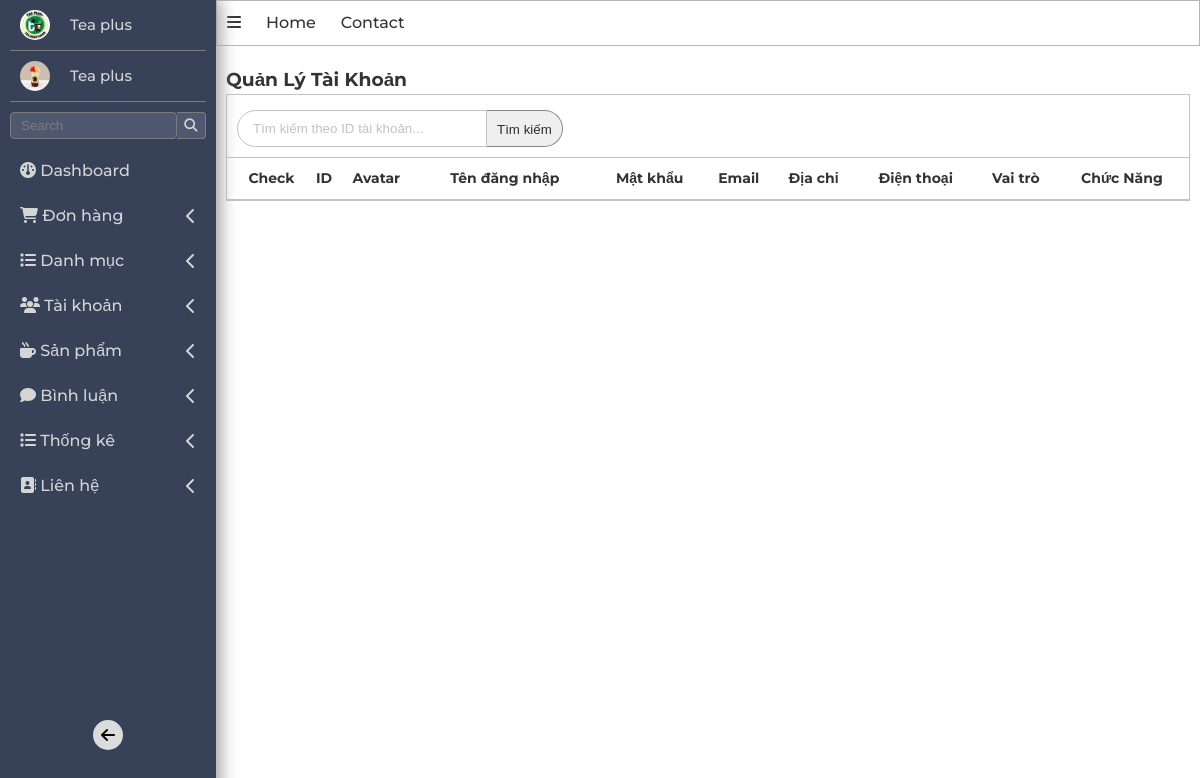
The app's page /admin/index.php?act=dskh, older data.
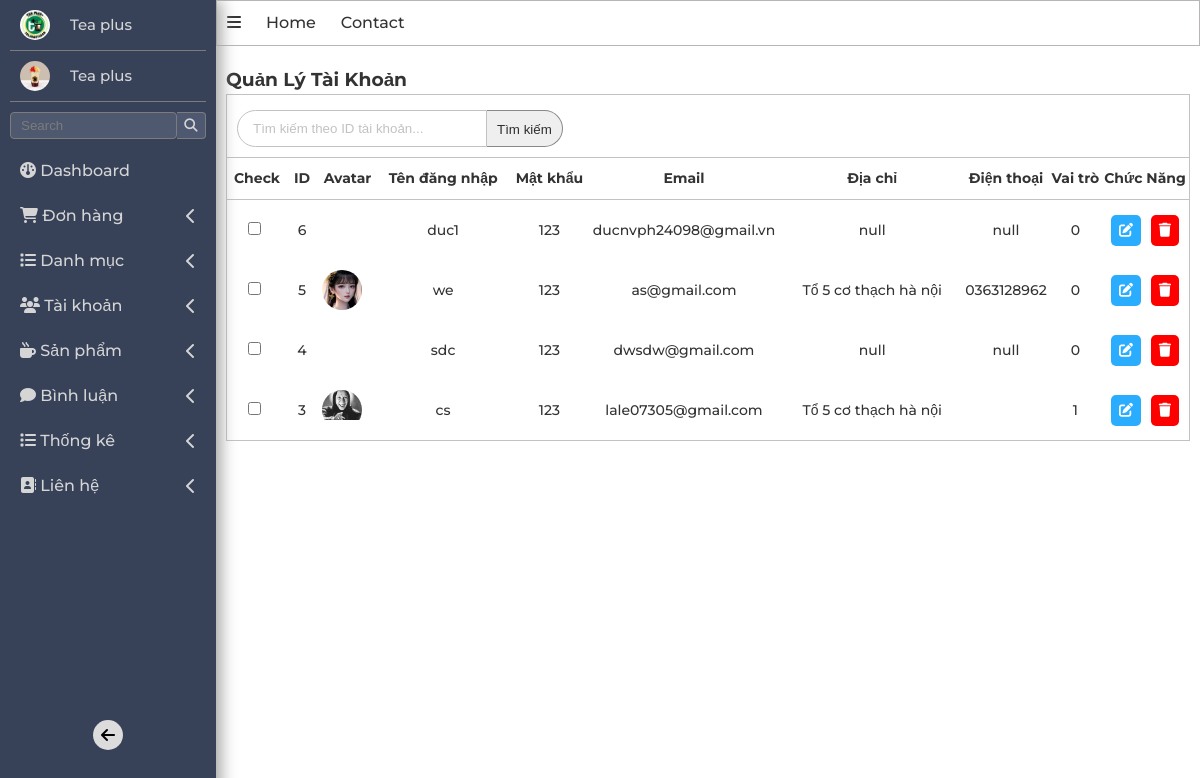
The same page, newer data.
### tables this page shows
CREATE TABLE `taikhoan` (
  `id` int(11) NOT NULL,
  `user` varchar(255) NOT NULL,
  `pass` varchar(255) NOT NULL,
  `avatar` varchar(255) NOT NULL,
  `email` varchar(255) NOT NULL,
  `address` varchar(255) DEFAULT NULL,
  `tel` varchar(255) DEFAULT NULL,
  `role` tinyint(4) NOT NULL DEFAULT 0
);

### model/pdo.php (called while the page is built, shortened)
<?php
function pdo_get_connection(){
    $dburl = "mysql:host=localhost;dbname=teaplussss;charset=utf8";
    $username = 'root';
    $password = '';
    $conn = new PDO($dburl, $username, $password);
    $conn->setAttribute(PDO::ATTR_ERRMODE, PDO::ERRMODE_EXCEPTION);
    return $conn;
}
function pdo_query($sql){
    $sql_args = array_slice(func_get_args(), 1);
    try{
        $conn = pdo_get_connection();
        $stmt = $conn->prepare($sql);
        $stmt->execute($sql_args);
        $rows = $stmt->fetchAll();
        return $rows;
    }
    catch(PDOException $e){
        throw $e;
    }
    finally{
        unset($conn);
    }
}

### model/taikhoan.php (called while the page is built, shortened)
<?php
    function loadall_taikhoan(){
        $sql="SELECT * FROM taikhoan order by id desc";
        $listtaikhoan=pdo_query($sql);
        return  $listtaikhoan;
    }
    function count_taikhoan(){
        $sql="SELECT * FROM taikhoan ";
        $countSanpham=pdo_query($sql);
        return  sizeof($countSanpham);
    }
?>

### admin/taikhoan/list.php (the view)
<main class="w-100 d-f f-d">
          <h3>Quản Lý Tài Khoản</h3>
          <div class="search_list-product-admin w-100">
          <form action="" class="d-f form-search">
              <input
                type="text"
                placeholder="Tìm kiếm theo ID tài khoản..."
                class="input-search"
              />
              <input
                type="submit"
                class="submit-search-form"
                value="Tìm kiếm"
              />
            </form>
            <form action="" class="d-f " >
                <table class="w-100 table_bill-admin">
                    <thead>
                        <th>Check</th>
                        <th>ID</th>
                        <th>Avatar</th>
                        <th>Tên đăng nhập</th>
                        <th>Mật khẩu</th>
                        <th>Email</th>
                        <th>Địa chỉ</th>
                        <th>Điện thoại</th>
                        <th>Vai trò</th>
                        <th>Chức Năng </th>
                    </thead>
                    <?php foreach ($listtaikhoan as $taikhoan) {
                        extract($taikhoan);
                        $suatk="index.php?act=suatk&id=".$id;
                        $xoatk="index.php?act=xoatk&id=".$id;
                        $img = "../upload/" .$avatar;
                        $address = isset($address) ? $address : "null";
                        $tel = isset($tel) ? $tel : "null";
                     ?>
                        <tr>
                                <td><input type="checkbox"></td>
                                <td style="width:40px;" > <?= $id ?> </td>
                                <td>
                                  <div class="border-avatar">
                                    <img style="width:40px;" src="<?= $img ?> " alt="">
                                  </div>
                                </td>
                                <td style="width:140px;"> <?= $user ?>  </td>
                                <td> <?= $pass ?>  </td>
                                <td> <?= $email ?>  </td>
                                <td style="width:180px;"> <?= $address ?>  </td>
                                <td> <?= $tel ?>  </td>
                                <td> <?= $role ?>  </td>
                                <td>
                                  <a class="url-edit" href="<?= $suatk ?>">
                                    <i class="fa-solid fa-pen-to-square"></i>
                                  </a>
                                  <a  class="url-delete" href="<?= $xoatk ?>" onclick='return confirm("Delete entry?")'>
                                    <i class="fa-solid fa-trash"></i>
                                  </a>
                                </td>
                            </tr>
                   <?php } ?>
                  </table>
            </form>
          </div>
        </main>

Row changes from the older to the newer data that the page shows:
added taikhoan: id "6", user "duc1", pass "123", email "ducnvph24098@gmail.vn", address "null", tel "null", role "0"
added taikhoan: id "5", avatar (picture), user "we", pass "123", email "as@gmail.com", address "Tổ 5 cơ thạch hà nội", tel "0363128962", role "0"
added taikhoan: id "4", user "sdc", pass "123", email "dwsdw@gmail.com", address "null", tel "null", role "0"
added taikhoan: id "3", avatar (picture), user "cs", pass "123", email "lale07305@gmail.com", address "Tổ 5 cơ thạch hà nội", role "1"
